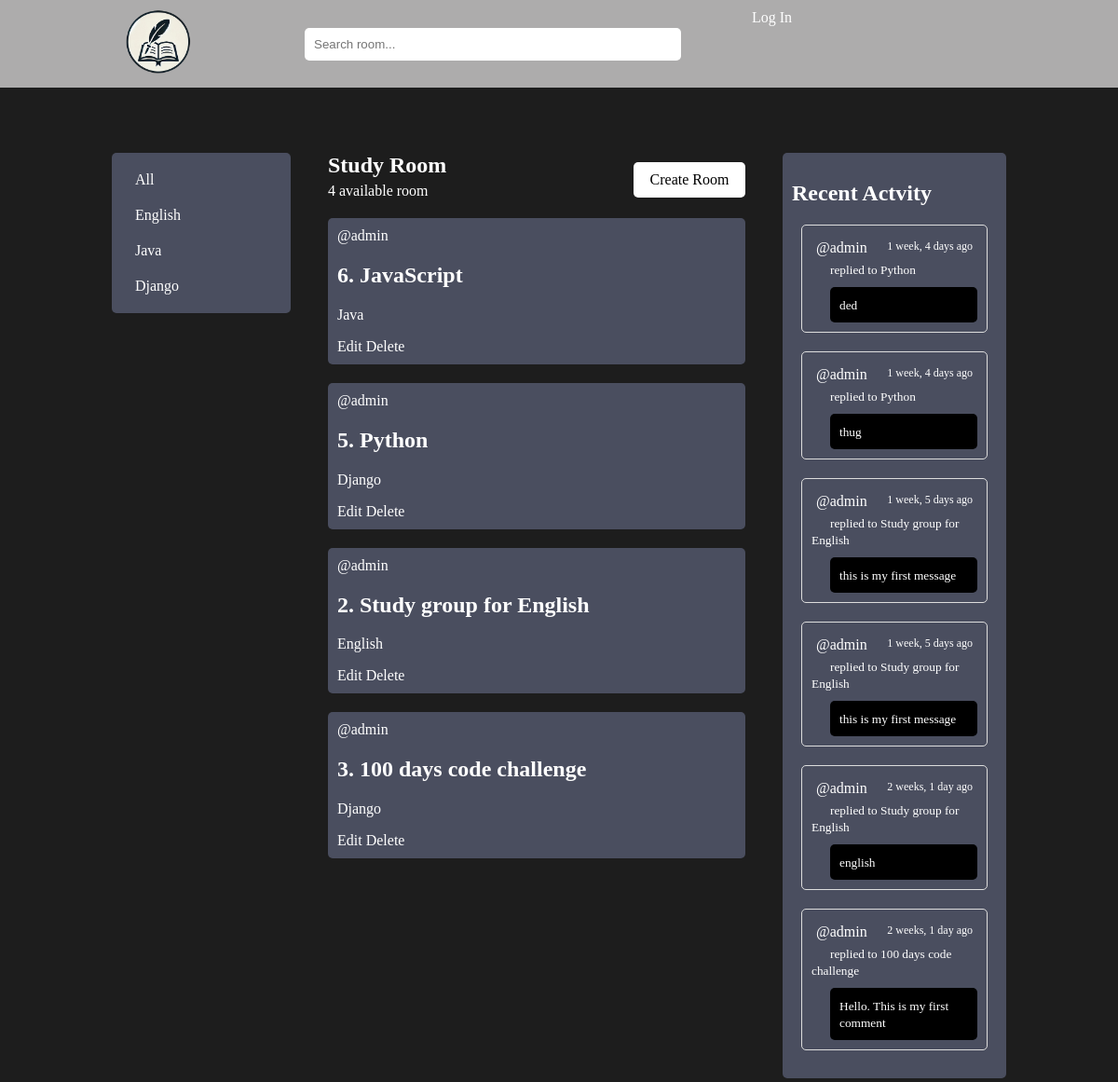
/, run on an earlier commit of the app's database.
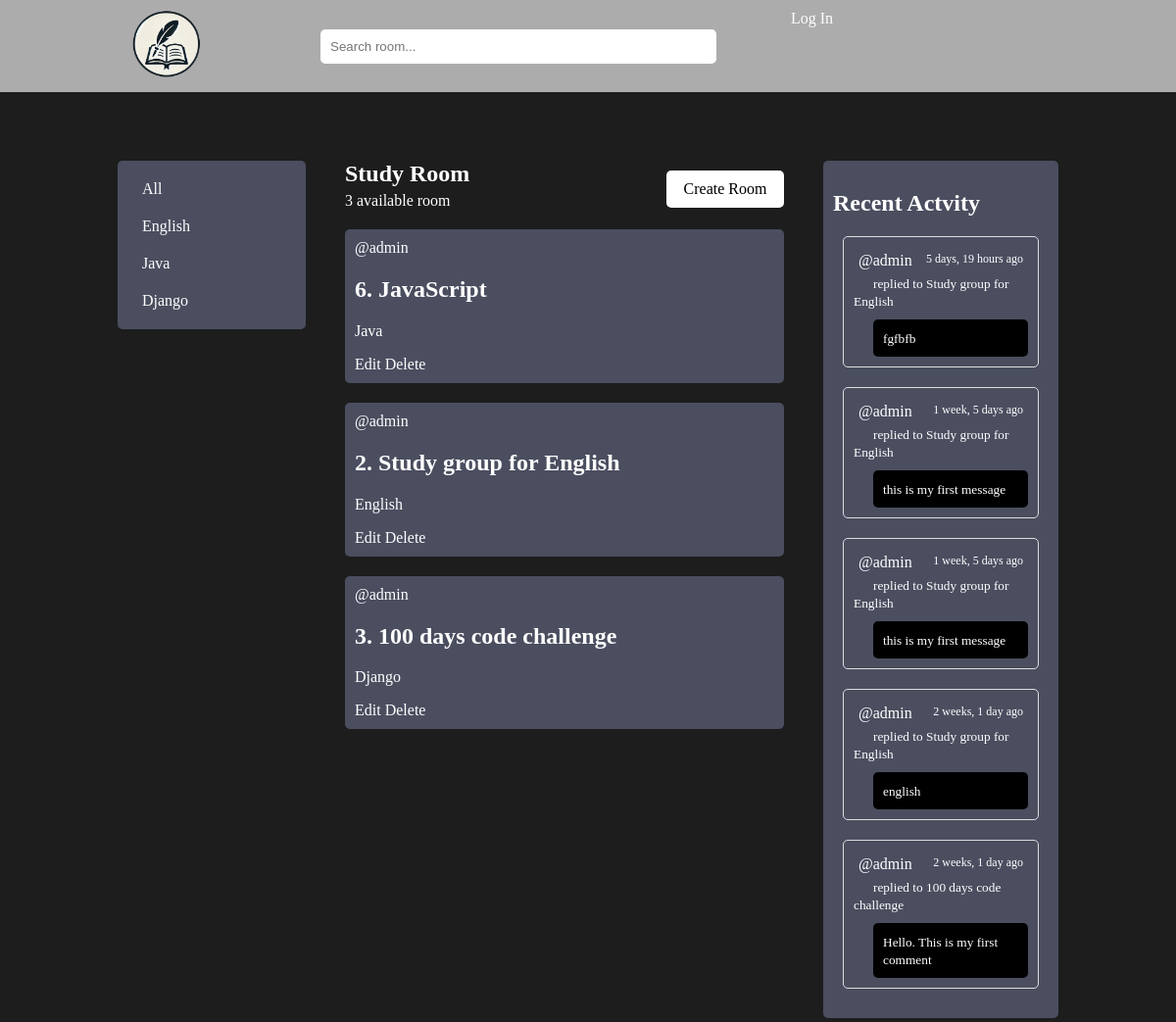
And on a later commit of the database.
### base/models.py (models this page shows, shortened)
class Topic(models.Model):
    name = models.CharField(max_length=200)
    def __str__(self):
        return self.name

class Room(models.Model):
    host = models.ForeignKey(User, on_delete=models.CASCADE, null=True)
    topic = models.ForeignKey(Topic, on_delete=models.SET_NULL, null=True)
    name = models.CharField(max_length=200)
    description = models.TextField(null=True, blank=True)
    participants = models.ManyToManyField(User, related_name='participants', blank=True)
    updated = models.DateTimeField(auto_now=True)
    created = models.DateTimeField(auto_now_add=True)
    class Meta:
        ordering = ['-updated', '-created']
    def __str__(self):
        return self.name

class Message(models.Model):
    user = models.ForeignKey(User, on_delete=models.CASCADE)
    room = models.ForeignKey(Room, on_delete=models.CASCADE)
    body = models.TextField()
    updated = models.DateTimeField(auto_now=True)
    created = models.DateTimeField(auto_now_add=True)
    class Meta:
        ordering = ['-updated', '-created']

### base/views.py (the view)
# urls.py: path('', views.home, name="home"),
def home(request):
    q = request.GET.get('q') if request.GET.get('q') != None else '';
    rooms = Room.objects.filter(
        Q(topic__name__icontains=q) |
        Q(name__icontains=q) |
        Q(description__icontains=q)
        );
    topics = Topic.objects.all();
    room_count = rooms.count();
    room_messages = Message.objects.filter(Q(room__topic__name__icontains=q))
    context = {
        'rooms': rooms,
        'topics': topics,
        'room_count': room_count,
        'room_messages': room_messages,
    }
    return render(request, 'home.html', context);

### templates/home.html (shortened to what this page needs)
{% extends 'main.html' %}
{% load static %}
{% block content %}
<div class="container_full">
    <div class="container">
        <div class="home_page_section">
            <div class="section_left home_sec_bg">
                <div class="sec_left_room_info room_sec_cmn">
                    <div class="topic_sec">
                        <a href="{% url 'home' %}">All</a>
                        {% for topic in topics %}
                            <a href="{% url 'home' %}?q={{topic.name}}">{{topic.name}}</a>
                        {% endfor %}
                    </div>
                </div>
            </div>
            <div class="section_middle">
                <div class="sec_middle_room">
                    <div class="room_info_create">
                        <div class="avail_cre_room">
                            <div class="available_room">
                                <h2>Study Room</h2>
                                <p style="margin-top:5px">{{room_count}} available room</p>
                            </div>
                        </div>
                        <div class="avail_cre_room">
                            <div class="createroom">
                                <a href="{% url 'createroom' %}">Create Room</a>
                            </div>
                        </div>
                    </div>
                    <div class="room_data room_data_bg">
                        {% for room in rooms %}
                            <div class="sng_room_data">
                                <a href="{% url 'room' room.id %}">
                                    <span>@{{room.host}}</span>
                                    <h2>{{room.id}}. {{room.name}}</h2>
                                    <p>{{room.topic}}</p>
                                    <a href="{% url 'edit-room' room.id %}">Edit</a>
                                    <a href="{% url 'delete_room' room.id %}">Delete</a>
                                </a>
                            </div>
                        {% endfor %}
                    </div>
                </div>
            </div>
            <div class="section_right home_sec_bg">
                <div class="sec_right_activity room_sec_cmn">
                    <h2>Recent Actvity</h2>
                    <div class="room_activity">
                        {% for message in room_messages %}
                            <div class="sng_room_activity">
                                <p>@{{message.user}} <span style="font-size:12px;float:right">{{message.created|timesince}} ago</span></p>
                                <small style="margin-left:20px;">replied to {{message.room}}</small>
                                <div class="activity_message">
                                    <small>{{message.body}}</small>
                                </div>
                            </div>
                        {% endfor %}
                    </div>
                </div>
            </div>
        </div>
    </div>
</div>
{% endblock content %}

### templates/main.html (shortened to what this page needs)
<!DOCTYPE html>
<html lang="en">
<head>
</head>
<body>
    {% include "navbar.html" %}
    {% block content %}
    {% endblock content %}
</body>
</html>

### templates/navbar.html (shortened to what this page needs)
{% load static %}
<div class="container_full" style="background-color: #adacac">
    <div class="container">
        <div class="header_section">
            <div class="header_sec_left">
                <div class="web_logo">
                    <img src="{% static 'images/logo.png' %}" alt="Logo">
                </div>
            </div>
            <div class="header_sec_middle">
                <div class="search">
                    <form action="{% url 'home' %}">
                        <input type="text" name="q" placeholder="Search room..." >
                    </form>
                </div>
            </div>
            <div class="header_sec_right">
                <div class="user_info_sec">
                    <div class="user_info">
                        {% if request.user.is_authenticated %}
                        <div class="user_details">
                            <h2>@ {{request.user}}</h2> <a href="{% url 'logout' %}">Log Out</a>
                        </div>
                        {% else %}
                        <a href="{% url 'login' %}">Log In</a>
                        {% endif %}
                    </div>
                </div>
            </div>
        </div>
    </div>
</div>

### templates/style.html (style rules this page uses)
body { background: #1d1d1d; padding: 0; margin: 0; }
.container_full { width: 100%; display: inline-block; }
.container { width: 80%; display: block; margin: 0 auto; }
img { width: 100%; }
h1, h2, h3, p, a, small { color: #fff; }
a { text-decoration: none; }
.header_section { display: inline-block; width: 100%; padding: 10px 15px; }
.header_sec_left { width: 20%; float: left; }
.header_sec_middle { width: 50%; float: left; }
.header_sec_right { width: 30%; float: left; }
.web_logo { width: 70px; height: 70px; }
.header_sec_middle .search { width: 80%; align-items: center; display: block; margin-top: 20px; }
.header_sec_middle .search input { width: 100%; align-items: center; padding: 10px; border: none; border-radius: 5px; }
.section_left { width: 20%; float: left; }
.section_middle { width: 55%; float: left; }
.section_right { width: 25%; float: left; }
.room_sec_cmn { background-color: #4a4e5f; padding: 10px; border-radius: 5px; }
.sec_middle_room { margin: 0 40px; }
.room_info_create { display: inline-block; width: 100%; }
.room_info_create .avail_cre_room { width: 50%; float: left; }
.room_info_create .avail_cre_room h2 { padding: 0; margin: 0; }
.sng_room_data { background-color: #4a4e5f; padding: 10px; border-radius: 5px; margin-bottom: 20px; }
.room_activity { display: block; }
.room_activity .sng_room_activity { border: 1px solid #ddd; border-radius: 5px; padding: 10px; margin: 10px; margin-bottom: 20px; }
.room_activity .sng_room_activity p { padding: 0; margin: 5px; }
.activity_message { background: black; margin-left: 20px; padding: 10px; margin-top: 10px; border-radius: 5px; }
.createroom { width: 100px; float: right; margin-right: 20px; }
.createroom a { text-align: center; display: block; padding: 10px; background: #fff; color: black; width: 100px; border-radius: 5px; margin-top: 10px; }
.topic_sec { display: block; }
.topic_sec a { width: 100%; display: block; padding: 10px 15px; }

### templates/home.html (style rules this page uses)
.home_page_section { margin-top: 70px; }

What changed in the data, as far as the page shows it:
removed Room: host "admin", id "5", name "Python", topic "Django"
removed Message: user "admin", created "1 week, 4 days", room "Python", body "ded"
removed Message: user "admin", created "1 week, 4 days", room "Python", body "thug"
added Message: user "admin", created "5 days, 19 hours", room "Study group for English", body "fgfbfb"
Also different on the page:
{{ room_count }}: "4" → "3"
